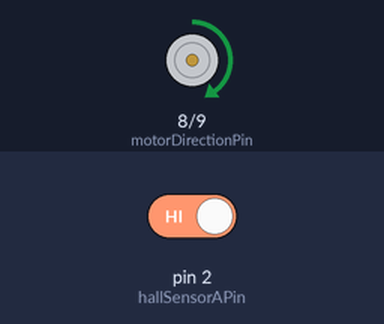
Recording of a sketch running on a simulated Arduino Uno, built with avr-gcc and run on an emulated ATmega328P. Shown: direction and speed pins drawn as motors (green arrow = direction pin HIGH = forward, orange = LOW = backward, longer = more drive). The inputs (shaded band) are chosen by the test bench; at power-on: pin 2 (hallSensorAPin) HIGH. What the sketch prints to the serial monitor is not drawn.

Above: at 0.5 s.
Timing chart, 0 to 4.6 s (numbered marks = the images above):
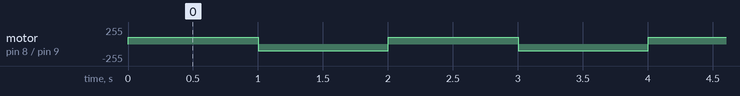

The sketch:

encoder.ino
```cpp
// Define motor driver pins
const int motorDirectionPin = 8;
const int motorPWMPin = 9;

// Define Hall effect sensor pins
const int hallSensorAPin = 2;
const int hallSensorBPin = 3;

// Define variables for motor speed and direction
int motorSpeed = 100; // change this value to adjust motor speed
bool motorDirection = true; // true = clockwise, false = counterclockwise

// Define variables for angle calculation
const int numPoles = 6; // number of magnetic poles in the motor
const float degreesPerPole = 360.0 / numPoles; // number of degrees per magnetic pole
volatile long hallSensorCounter = 0; // counter for number of Hall sensor pulses
volatile float currentAngle = 0; // current angle of the motor in degrees

void setup() {
  // Set motor driver pins as output
  pinMode(motorDirectionPin, OUTPUT);
  pinMode(motorPWMPin, OUTPUT);

  // Set Hall effect sensor pins as input with internal pullup resistors
  pinMode(hallSensorAPin, INPUT_PULLUP);
  pinMode(hallSensorBPin, INPUT_PULLUP);

  // Attach interrupt to Hall effect sensor A pin to count pulses
  attachInterrupt(digitalPinToInterrupt(hallSensorAPin), countHallSensorPulse, RISING);

  // Set motor direction and speed
  setMotorDirection(motorDirection);
  setMotorSpeed(motorSpeed);

  // Print header for angle data
  Serial.begin(9600);
  Serial.println("Angle (degrees)");
}

void loop() {
  // Move the motor for a short time
  delay(1000); // change this value to adjust the duration of motor movement

  // Stop the motor
  setMotorSpeed(0);

  // Print current angle
  Serial.println(currentAngle);

  // Reverse motor direction
  motorDirection = !motorDirection;
  setMotorDirection(motorDirection);

  // Restart motor
  setMotorSpeed(motorSpeed);
}

void setMotorDirection(bool direction) {
  digitalWrite(motorDirectionPin, direction);
}

void setMotorSpeed(int speed) {
  analogWrite(motorPWMPin, speed);
}

void countHallSensorPulse() {
  // Read Hall effect sensor B pin to determine direction of rotation
  if (digitalRead(hallSensorBPin) == HIGH) {
    // counterclockwise rotation
    hallSensorCounter--;
  } else {
    // clockwise rotation
    hallSensorCounter++;
  }
  // Update current angle based on number of pulses
  currentAngle = hallSensorCounter * degreesPerPole;
}
```

Measured:
- by itself, motor on pin 8 (motorDirectionPin) / pin 9 (motorPWMPin): alternates forward 100/255 for 1.0 s and backward 100/255 for 1.0 s
